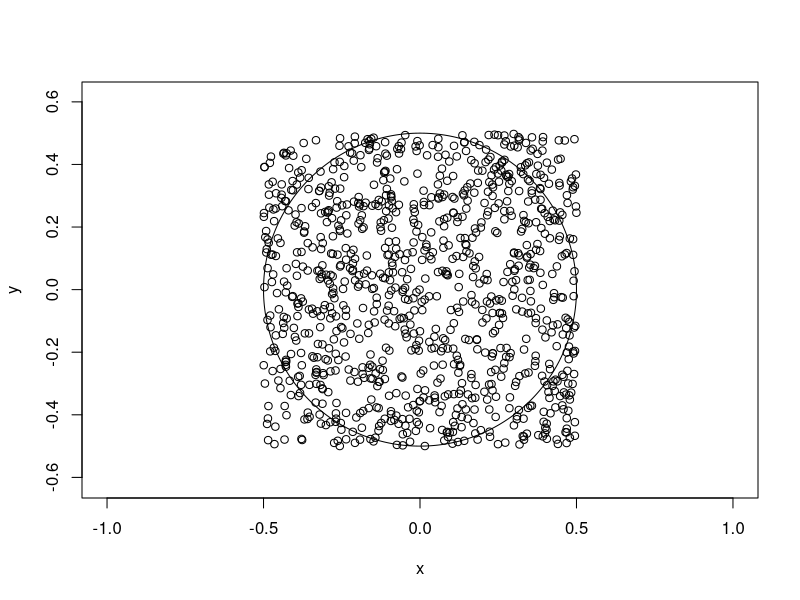

The R script that drew this image:
## ---- chunk 1
library(plotrix)
## ---- chunk 2
n = 1000 #relatively small for visualization purposes
R = 0.5
x = runif(n, min= -R, max=R)
y = runif(n, min= -R, max=R)

plot(x, y, asp = 1, xlim = c(-1, 1))
draw.circle(0, 0, 0.5, nv = 1000, border = NULL, col = NA, lty = 1, lwd = 1)
## ---- chunk 3
is.inside <- (x^2 + y^2) <= R^2

# 4x proportion of total that are inside the circle
4 * (sum(is.inside) / n)
